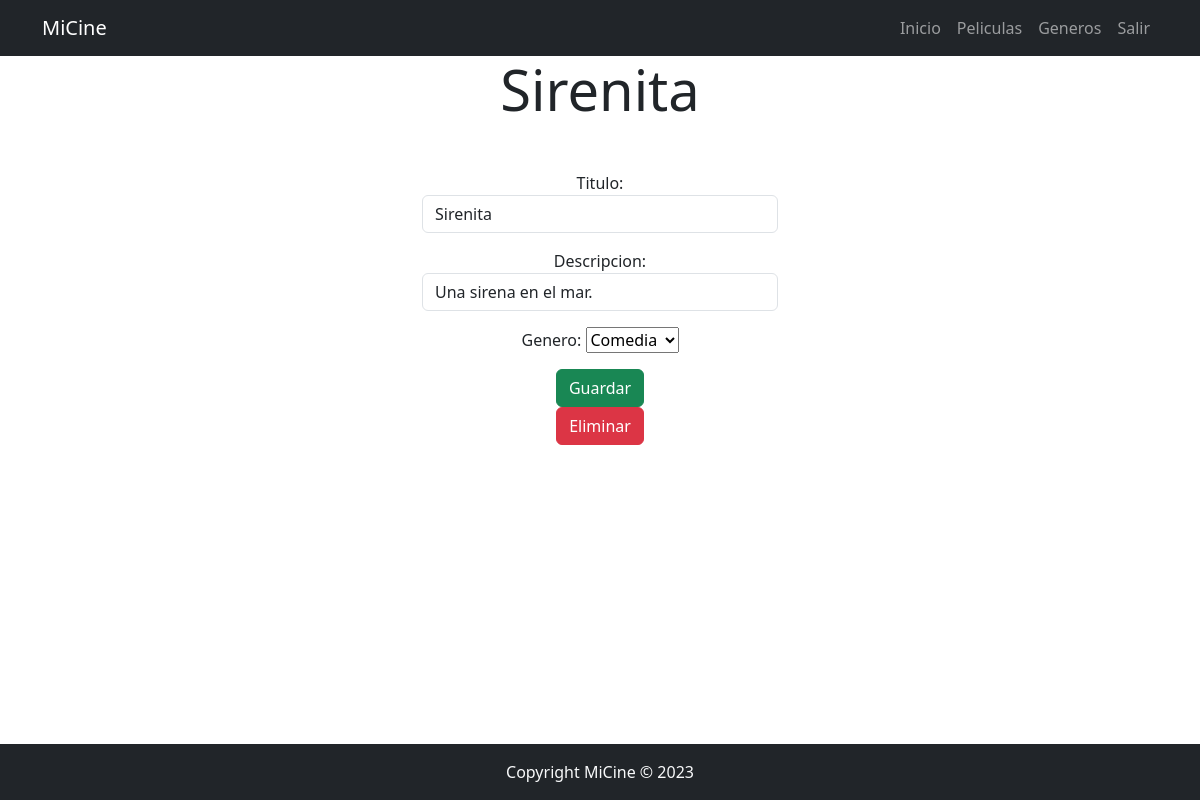
/peliculas/7/ (signed in), run on the app's committed database.
### peliculas/models.py (models this page shows, shortened)
class Pelicula(models.Model):
    titulo = models.CharField(max_length=50)
    descripcion=models.TextField()
    genero=models.ForeignKey(Genero, on_delete=models.CASCADE)
    user=models.ForeignKey(User, on_delete=models.CASCADE)
    created=models.DateTimeField(auto_now_add=True)

### generos/models.py (models this page shows)
class Genero (models.Model):
    titulo = models.CharField(max_length=50)
    created=models.DateTimeField(auto_now_add=True)
    user=models.ForeignKey(User, on_delete=models.CASCADE)
    def __str__(self):
        return self.titulo

### peliculas/views.py (the view, shortened to what this page needs)
# urls.py: path('<int:pelicula_id>/', views.pelicula_detalle, name='pelicula_detalle'),
@login_required
def pelicula_detalle(request, pelicula_id):
    if request.method == 'GET':
        pelicula = get_object_or_404(Pelicula, pk=pelicula_id, user = request.user)
        form = PeliculaForm(instance=pelicula)
        return render(request, 'pelicula_detalles.html', {'pelicula': pelicula, 'form': form})

### peliculas/forms.py
class PeliculaForm(forms.ModelForm):
    class Meta:
        model= Pelicula
        fields = ['titulo', 'descripcion', 'genero']
        widgets={
            'titulo': forms.TextInput(attrs={'class': 'form-control m-auto', 'placeholder': 'Escribe titulo aqui',}),
            'descripcion': forms.TextInput(attrs={'class': 'form-control m-auto', 'placeholder': 'Escribe descripcion aqui',})
        }

### peliculas/templates/pelicula_detalles.html (shortened to what this page needs)
{% extends 'base.html'%}
{% block content%}
<main class="container">
    <div class="row ">
            <div class="col-md-4 offset-md-4 text-center ">
                <h1 class="display-4 text-center">{{pelicula.titulo}}</h1>
                <div class="mt-5">
                    <form method="POST">
                        {{form.as_p}}
                        <button class="btn btn-success"> Guardar </button>
                    </form>
                    <form action="{% url 'eliminar_pelicula' pelicula.id %}" method="POST">
                        <button class="btn btn-danger pull-right"> Eliminar </button>
                    </form>
            </div>
    </div>
</main>
{% endblock %}

### data on the page
Pelicula: titulo "Sirenita", descripcion "Una sirena en el mar.", genero "Comedia"
